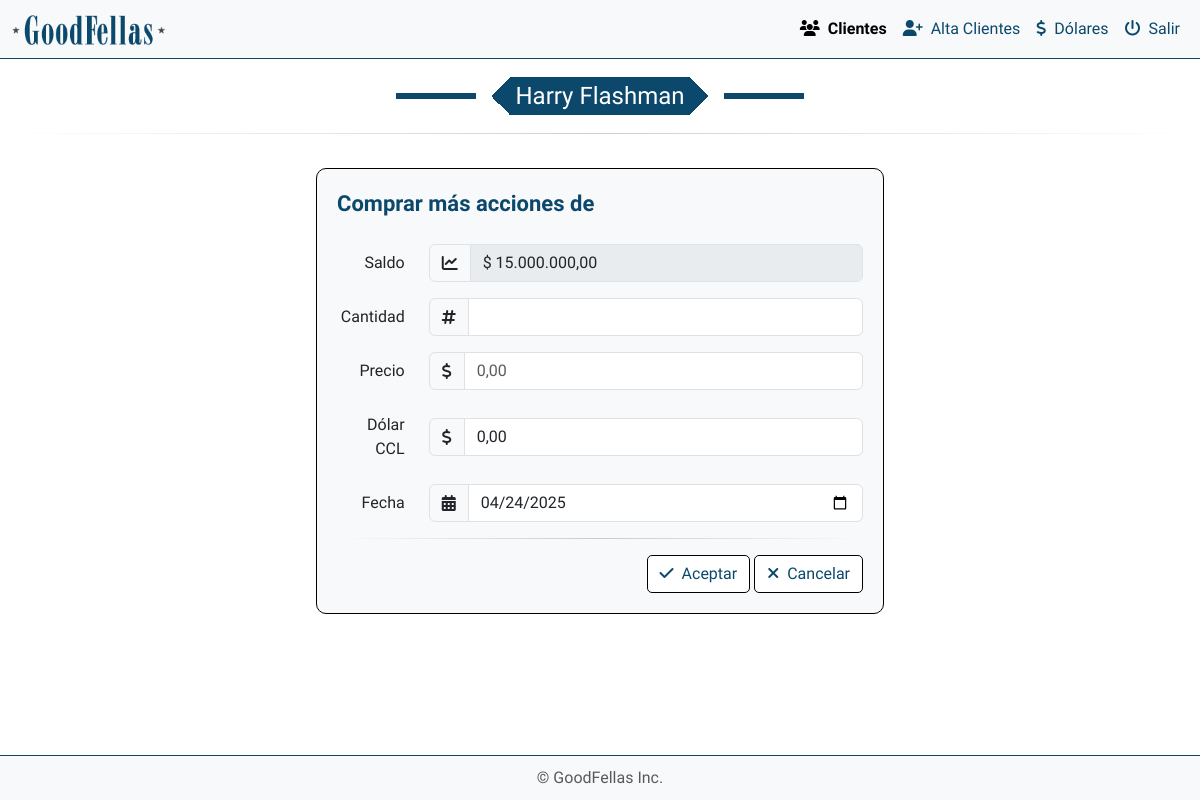
The page /funciones/compra_mas_acciones.php?cliente_id=2 on the database as committed earlier.
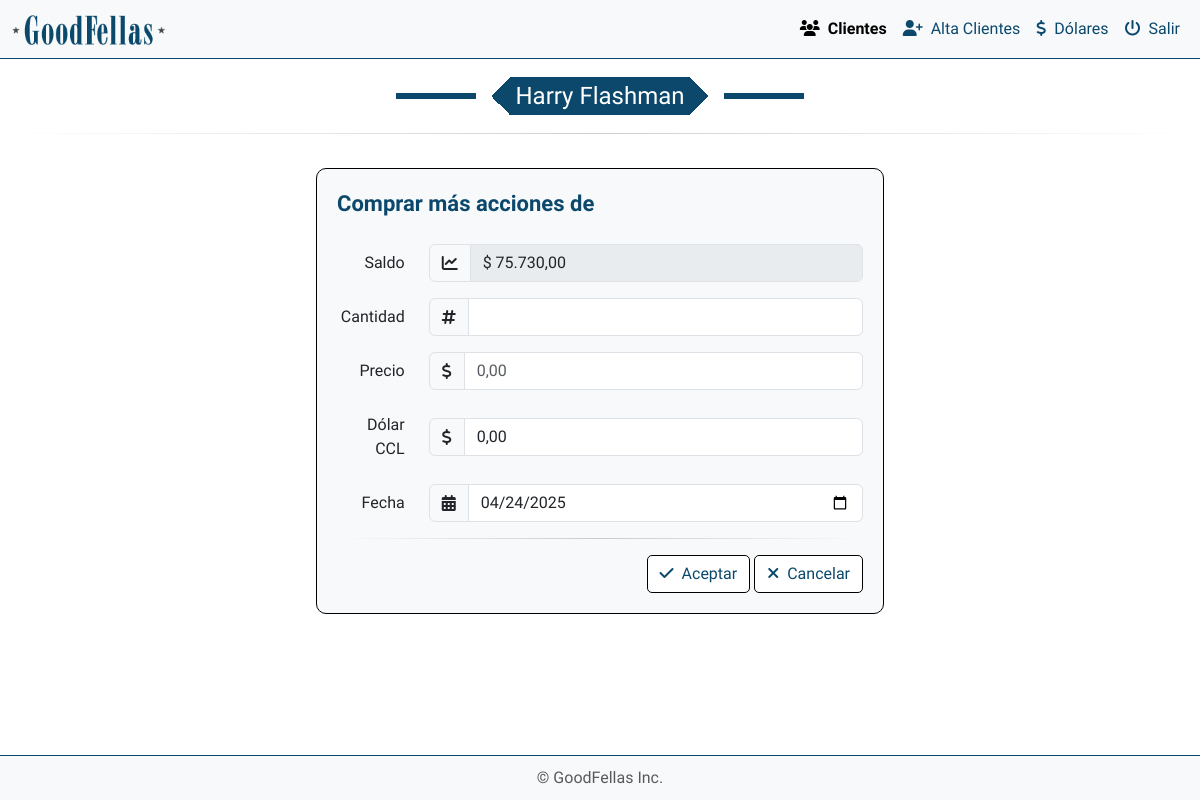
The same page on the database as committed later.
### tables this page shows
CREATE TABLE `balance` (
  `id` int(11) NOT NULL,
  `cliente_id` int(11) DEFAULT NULL,
  `efectivo` decimal(10,2) NOT NULL
);

### public_html/funciones/formato_dinero.php (called while the page is built, shortened)
<?php
if (!function_exists('formatear_dinero')) {
    function formatear_dinero($numero)
    {
        return number_format($numero, 2, ',', '.');
    }
}

### public_html/funciones/compra_mas_acciones.php (the view, shortened to what the changed rows need)
<?php
require_once '../funciones/formato_dinero.php';
require_once '../funciones/cliente_funciones.php';
$cliente_id = isset($_GET['cliente_id']) ? intval($_GET['cliente_id']) : 1;
$sql_saldo = "SELECT efectivo FROM balance WHERE cliente_id = ?";
$stmt = $conexion->prepare($sql_saldo);
$stmt->execute([$cliente_id]);
$saldo_en_pesos = $stmt->fetchColumn();
$saldo_en_pesos_formateado = formatear_dinero($saldo_en_pesos);
?>
<!DOCTYPE html>
<html lang="es">
<head>
    <link rel="stylesheet" href="https://cdn.jsdelivr.net/npm/bootstrap@5.3.0-alpha3/dist/css/bootstrap.min.css">
    <link rel="stylesheet" href="https://cdnjs.cloudflare.com/ajax/libs/bootstrap-icons/1.10.3/font/bootstrap-icons.min.css">
    <link rel="stylesheet" href="https://cdnjs.cloudflare.com/ajax/libs/font-awesome/6.4.0/css/all.min.css">
    <link rel="stylesheet" href="../css/style.css">
</head>
<body>
    <div class="row mx-2 mt-navbar">
        <div class="col-6 text-center">
            <div class="container-fluid my-4 efectivo">
                <form id="compra_acciones" method="POST" action="">
                    <div class="row mb-3 align-items-center">
                        <div class="col-sm-10">
                            <div class="input-group">
                                <span class="input-group-text bg-light"><i class="fa-solid fa-chart-line"></i></span>
                                <input type="text" class="form-control" id="saldo" name="saldo"
                                    value="$ <?php echo $saldo_en_pesos_formateado; ?>" readonly disabled>
                            </div>
                        </div>
                    </div>
                </form>
            </div>
        </div>
    </div>
</body>
</html>

Rows that differ between the two databases and show on the page:
changed balance: saldo "$ 15.000.000,00" → "$ 75.730,00"
